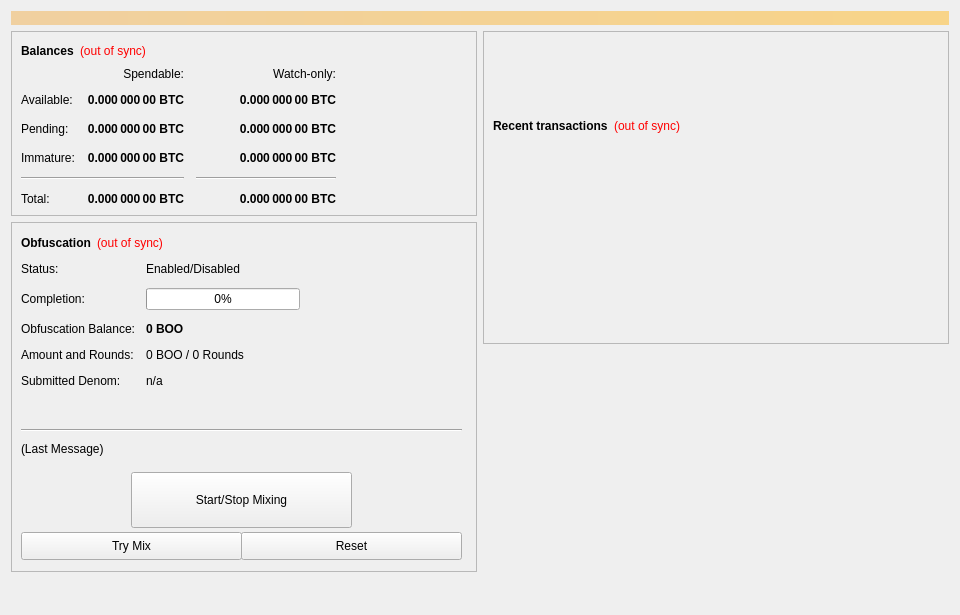
<?xml version="1.0" encoding="UTF-8"?>
<ui version="4.0">
 <class>OverviewPage</class>
 <widget class="QWidget" name="OverviewPage">
  <property name="geometry">
   <rect>
    <x>0</x>
    <y>0</y>
    <width>960</width>
    <height>615</height>
   </rect>
  </property>
  <property name="minimumSize">
   <size>
    <width>960</width>
    <height>0</height>
   </size>
  </property>
  <property name="windowTitle">
   <string>Form</string>
  </property>
  <layout class="QVBoxLayout" name="topLayout">
   <item>
    <widget class="QLabel" name="labelAlerts">
     <property name="visible">
      <bool>false</bool>
     </property>
     <property name="styleSheet">
      <string notr="true">background-color: qlineargradient(x1: 0, y1: 0, x2: 1, y2: 0, stop:0 #F0D0A0, stop:1 #F8D488); color:#000000;</string>
     </property>
     <property name="wordWrap">
      <bool>true</bool>
     </property>
     <property name="margin">
      <number>3</number>
     </property>
    </widget>
   </item>
   <item>
    <layout class="QHBoxLayout" name="horizontalLayout" stretch="1,1">
     <item>
      <layout class="QVBoxLayout" name="verticalLayout_2">
       <item>
        <widget class="QFrame" name="frame">
         <property name="frameShape">
          <enum>QFrame::StyledPanel</enum>
         </property>
         <property name="frameShadow">
          <enum>QFrame::Raised</enum>
         </property>
         <layout class="QVBoxLayout" name="verticalLayout_4">
          <item>
           <layout class="QHBoxLayout" name="horizontalLayout_4">
            <item>
             <widget class="QLabel" name="label_5">
              <property name="font">
               <font>
                <weight>75</weight>
                <bold>true</bold>
               </font>
              </property>
              <property name="text">
               <string>Balances</string>
              </property>
             </widget>
            </item>
            <item>
             <widget class="QLabel" name="labelWalletStatus">
              <property name="cursor">
               <cursorShape>WhatsThisCursor</cursorShape>
              </property>
              <property name="toolTip">
               <string>The displayed information may be out of date. Your wallet automatically synchronizes with the boom network after a connection is established, but this process has not completed yet.</string>
              </property>
              <property name="styleSheet">
               <string notr="true">QLabel { color: red; }</string>
              </property>
              <property name="text">
               <string notr="true">(out of sync)</string>
              </property>
              <property name="alignment">
               <set>Qt::AlignLeading|Qt::AlignLeft|Qt::AlignVCenter</set>
              </property>
             </widget>
            </item>
            <item>
             <spacer name="horizontalSpacer_3">
              <property name="orientation">
               <enum>Qt::Horizontal</enum>
              </property>
              <property name="sizeHint" stdset="0">
               <size>
                <width>40</width>
                <height>20</height>
               </size>
              </property>
             </spacer>
            </item>
           </layout>
          </item>
          <item>
           <layout class="QGridLayout" name="gridLayout">
            <property name="spacing">
             <number>12</number>
            </property>
            <item row="2" column="2">
             <widget class="QLabel" name="labelWatchPending">
              <property name="font">
               <font>
                <weight>75</weight>
                <bold>true</bold>
               </font>
              </property>
              <property name="cursor">
               <cursorShape>IBeamCursor</cursorShape>
              </property>
              <property name="toolTip">
               <string>Unconfirmed transactions to watch-only addresses</string>
              </property>
              <property name="text">
               <string notr="true">0.000 000 00 BTC</string>
              </property>
              <property name="alignment">
               <set>Qt::AlignRight|Qt::AlignTrailing|Qt::AlignVCenter</set>
              </property>
              <property name="textInteractionFlags">
               <set>Qt::LinksAccessibleByMouse|Qt::TextSelectableByKeyboard|Qt::TextSelectableByMouse</set>
              </property>
             </widget>
            </item>
            <item row="2" column="1">
             <widget class="QLabel" name="labelUnconfirmed">
              <property name="font">
               <font>
                <weight>75</weight>
                <bold>true</bold>
               </font>
              </property>
              <property name="cursor">
               <cursorShape>IBeamCursor</cursorShape>
              </property>
              <property name="toolTip">
               <string>Total of transactions that have yet to be confirmed, and do not yet count toward the spendable balance</string>
              </property>
              <property name="text">
               <string notr="true">0.000 000 00 BTC</string>
              </property>
              <property name="alignment">
               <set>Qt::AlignRight|Qt::AlignTrailing|Qt::AlignVCenter</set>
              </property>
              <property name="textInteractionFlags">
               <set>Qt::LinksAccessibleByMouse|Qt::TextSelectableByKeyboard|Qt::TextSelectableByMouse</set>
              </property>
             </widget>
            </item>
            <item row="3" column="2">
             <widget class="QLabel" name="labelWatchImmature">
              <property name="font">
               <font>
                <weight>75</weight>
                <bold>true</bold>
               </font>
              </property>
              <property name="cursor">
               <cursorShape>IBeamCursor</cursorShape>
              </property>
              <property name="toolTip">
               <string>Staked or masternode rewards in watch-only addresses that has not yet matured</string>
              </property>
              <property name="text">
               <string notr="true">0.000 000 00 BTC</string>
              </property>
              <property name="alignment">
               <set>Qt::AlignRight|Qt::AlignTrailing|Qt::AlignVCenter</set>
              </property>
              <property name="textInteractionFlags">
               <set>Qt::LinksAccessibleByMouse|Qt::TextSelectableByKeyboard|Qt::TextSelectableByMouse</set>
              </property>
             </widget>
            </item>
            <item row="4" column="0" colspan="2">
             <widget class="Line" name="lineSpendableBalance">
              <property name="orientation">
               <enum>Qt::Horizontal</enum>
              </property>
             </widget>
            </item>
            <item row="4" column="2">
             <widget class="Line" name="lineWatchBalance">
              <property name="sizePolicy">
               <sizepolicy hsizetype="Preferred" vsizetype="Fixed">
                <horstretch>0</horstretch>
                <verstretch>0</verstretch>
               </sizepolicy>
              </property>
              <property name="minimumSize">
               <size>
                <width>140</width>
                <height>0</height>
               </size>
              </property>
              <property name="orientation">
               <enum>Qt::Horizontal</enum>
              </property>
             </widget>
            </item>
            <item row="5" column="0">
             <widget class="QLabel" name="labelTotalText">
              <property name="text">
               <string>Total:</string>
              </property>
             </widget>
            </item>
            <item row="3" column="1">
             <widget class="QLabel" name="labelImmature">
              <property name="font">
               <font>
                <weight>75</weight>
                <bold>true</bold>
               </font>
              </property>
              <property name="cursor">
               <cursorShape>IBeamCursor</cursorShape>
              </property>
              <property name="toolTip">
               <string>Staked or masternode rewards that has not yet matured</string>
              </property>
              <property name="text">
               <string notr="true">0.000 000 00 BTC</string>
              </property>
              <property name="alignment">
               <set>Qt::AlignRight|Qt::AlignTrailing|Qt::AlignVCenter</set>
              </property>
              <property name="textInteractionFlags">
               <set>Qt::LinksAccessibleByMouse|Qt::TextSelectableByKeyboard|Qt::TextSelectableByMouse</set>
              </property>
             </widget>
            </item>
            <item row="2" column="3">
             <spacer name="horizontalSpacer_2">
              <property name="orientation">
               <enum>Qt::Horizontal</enum>
              </property>
              <property name="sizeHint" stdset="0">
               <size>
                <width>40</width>
                <height>20</height>
               </size>
              </property>
             </spacer>
            </item>
            <item row="3" column="0">
             <widget class="QLabel" name="labelImmatureText">
              <property name="text">
               <string>Immature:</string>
              </property>
             </widget>
            </item>
            <item row="5" column="1">
             <widget class="QLabel" name="labelTotal">
              <property name="font">
               <font>
                <weight>75</weight>
                <bold>true</bold>
               </font>
              </property>
              <property name="cursor">
               <cursorShape>IBeamCursor</cursorShape>
              </property>
              <property name="toolTip">
               <string>Your current total balance</string>
              </property>
              <property name="text">
               <string notr="true">0.000 000 00 BTC</string>
              </property>
              <property name="alignment">
               <set>Qt::AlignRight|Qt::AlignTrailing|Qt::AlignVCenter</set>
              </property>
              <property name="textInteractionFlags">
               <set>Qt::LinksAccessibleByMouse|Qt::TextSelectableByKeyboard|Qt::TextSelectableByMouse</set>
              </property>
             </widget>
            </item>
            <item row="5" column="2">
             <widget class="QLabel" name="labelWatchTotal">
              <property name="font">
               <font>
                <weight>75</weight>
                <bold>true</bold>
               </font>
              </property>
              <property name="cursor">
               <cursorShape>IBeamCursor</cursorShape>
              </property>
              <property name="toolTip">
               <string>Current total balance in watch-only addresses</string>
              </property>
              <property name="text">
               <string notr="true">0.000 000 00 BTC</string>
              </property>
              <property name="alignment">
               <set>Qt::AlignRight|Qt::AlignTrailing|Qt::AlignVCenter</set>
              </property>
              <property name="textInteractionFlags">
               <set>Qt::LinksAccessibleByMouse|Qt::TextSelectableByKeyboard|Qt::TextSelectableByMouse</set>
              </property>
             </widget>
            </item>
            <item row="0" column="2">
             <widget class="QLabel" name="labelWatchonly">
              <property name="text">
               <string>Watch-only:</string>
              </property>
              <property name="alignment">
               <set>Qt::AlignRight|Qt::AlignTrailing|Qt::AlignVCenter</set>
              </property>
             </widget>
            </item>
            <item row="1" column="0">
             <widget class="QLabel" name="labelBalanceText">
              <property name="text">
               <string>Available:</string>
              </property>
             </widget>
            </item>
            <item row="1" column="1">
             <widget class="QLabel" name="labelBalance">
              <property name="font">
               <font>
                <weight>75</weight>
                <bold>true</bold>
               </font>
              </property>
              <property name="cursor">
               <cursorShape>IBeamCursor</cursorShape>
              </property>
              <property name="toolTip">
               <string>Your current spendable balance</string>
              </property>
              <property name="text">
               <string notr="true">0.000 000 00 BTC</string>
              </property>
              <property name="alignment">
               <set>Qt::AlignRight|Qt::AlignTrailing|Qt::AlignVCenter</set>
              </property>
              <property name="textInteractionFlags">
               <set>Qt::LinksAccessibleByMouse|Qt::TextSelectableByKeyboard|Qt::TextSelectableByMouse</set>
              </property>
             </widget>
            </item>
            <item row="1" column="2">
             <widget class="QLabel" name="labelWatchAvailable">
              <property name="font">
               <font>
                <weight>75</weight>
                <bold>true</bold>
               </font>
              </property>
              <property name="cursor">
               <cursorShape>IBeamCursor</cursorShape>
              </property>
              <property name="toolTip">
               <string>Your current balance in watch-only addresses</string>
              </property>
              <property name="text">
               <string notr="true">0.000 000 00 BTC</string>
              </property>
              <property name="alignment">
               <set>Qt::AlignRight|Qt::AlignTrailing|Qt::AlignVCenter</set>
              </property>
              <property name="textInteractionFlags">
               <set>Qt::LinksAccessibleByMouse|Qt::TextSelectableByKeyboard|Qt::TextSelectableByMouse</set>
              </property>
             </widget>
            </item>
            <item row="2" column="0">
             <widget class="QLabel" name="labelPendingText">
              <property name="text">
               <string>Pending:</string>
              </property>
             </widget>
            </item>
            <item row="0" column="1">
             <widget class="QLabel" name="labelSpendable">
              <property name="text">
               <string>Spendable:</string>
              </property>
              <property name="alignment">
               <set>Qt::AlignRight|Qt::AlignTrailing|Qt::AlignVCenter</set>
              </property>
             </widget>
            </item>
           </layout>
          </item>
         </layout>
        </widget>
       </item>
       <item>
        <widget class="QFrame" name="frameObfuscation">
         <property name="minimumSize">
          <size>
           <width>0</width>
           <height>350</height>
          </size>
         </property>
         <property name="layoutDirection">
          <enum>Qt::LeftToRight</enum>
         </property>
         <property name="frameShape">
          <enum>QFrame::StyledPanel</enum>
         </property>
         <property name="frameShadow">
          <enum>QFrame::Raised</enum>
         </property>
         <widget class="QWidget" name="formLayoutWidget">
          <property name="geometry">
           <rect>
            <x>10</x>
            <y>40</y>
            <width>451</width>
            <height>161</height>
           </rect>
          </property>
          <layout class="QFormLayout" name="formLayout">
           <property name="fieldGrowthPolicy">
            <enum>QFormLayout::AllNonFixedFieldsGrow</enum>
           </property>
           <property name="horizontalSpacing">
            <number>11</number>
           </property>
           <property name="verticalSpacing">
            <number>12</number>
           </property>
           <item row="0" column="0">
            <widget class="QLabel" name="label_6">
             <property name="text">
              <string>Status:</string>
             </property>
            </widget>
           </item>
           <item row="1" column="0">
            <widget class="QLabel" name="label_7">
             <property name="text">
              <string>Completion:</string>
             </property>
            </widget>
           </item>
           <item row="1" column="1">
            <widget class="QProgressBar" name="obfuscationProgress">
             <property name="maximumSize">
              <size>
               <width>154</width>
               <height>16777215</height>
              </size>
             </property>
             <property name="value">
              <number>0</number>
             </property>
            </widget>
           </item>
           <item row="2" column="0">
            <widget class="QLabel" name="labelAnonymizedText">
             <property name="text">
              <string>Obfuscation Balance:</string>
             </property>
            </widget>
           </item>
           <item row="2" column="1">
            <widget class="QLabel" name="labelAnonymized">
             <property name="font">
              <font>
               <weight>75</weight>
               <bold>true</bold>
              </font>
             </property>
             <property name="text">
              <string notr="true">0 BOO</string>
             </property>
            </widget>
           </item>
           <item row="3" column="0">
            <widget class="QLabel" name="label_8">
             <property name="text">
              <string>Amount and Rounds:</string>
             </property>
            </widget>
           </item>
           <item row="3" column="1">
            <widget class="QLabel" name="labelAmountRounds">
             <property name="text">
              <string>0 BOO / 0 Rounds</string>
             </property>
            </widget>
           </item>
           <item row="4" column="0">
            <widget class="QLabel" name="label_9">
             <property name="text">
              <string>Submitted Denom:</string>
             </property>
            </widget>
           </item>
           <item row="4" column="1">
            <widget class="QLabel" name="labelSubmittedDenom">
             <property name="toolTip">
              <string>The denominations you submitted to the Masternode.&lt;br&gt;To mix, other users must submit the exact same denominations.</string>
             </property>
             <property name="text">
              <string>n/a</string>
             </property>
            </widget>
           </item>
           <item row="0" column="1">
            <widget class="QLabel" name="obfuscationEnabled">
             <property name="text">
              <string>Enabled/Disabled</string>
             </property>
            </widget>
           </item>
          </layout>
         </widget>
         <widget class="QPushButton" name="runAutoDenom">
          <property name="geometry">
           <rect>
            <x>251</x>
            <y>17</y>
            <width>1</width>
            <height>1</height>
           </rect>
          </property>
          <property name="palette">
           <palette>
            <active>
             <colorrole role="WindowText">
              <brush brushstyle="SolidPattern">
               <color alpha="255">
                <red>0</red>
                <green>0</green>
                <blue>0</blue>
               </color>
              </brush>
             </colorrole>
             <colorrole role="Button">
              <brush brushstyle="SolidPattern">
               <color alpha="255">
                <red>239</red>
                <green>238</green>
                <blue>238</blue>
               </color>
              </brush>
             </colorrole>
             <colorrole role="Light">
              <brush brushstyle="SolidPattern">
               <color alpha="255">
                <red>255</red>
                <green>255</green>
                <blue>255</blue>
               </color>
              </brush>
             </colorrole>
             <colorrole role="Midlight">
              <brush brushstyle="SolidPattern">
               <color alpha="255">
                <red>247</red>
                <green>246</green>
                <blue>246</blue>
               </color>
              </brush>
             </colorrole>
             <colorrole role="Dark">
              <brush brushstyle="SolidPattern">
               <color alpha="255">
                <red>119</red>
                <green>119</green>
                <blue>119</blue>
               </color>
              </brush>
             </colorrole>
             <colorrole role="Mid">
              <brush brushstyle="SolidPattern">
               <color alpha="255">
                <red>159</red>
                <green>159</green>
                <blue>159</blue>
               </color>
              </brush>
             </colorrole>
             <colorrole role="Text">
              <brush brushstyle="SolidPattern">
               <color alpha="255">
                <red>0</red>
                <green>0</green>
                <blue>0</blue>
               </color>
              </brush>
             </colorrole>
             <colorrole role="BrightText">
              <brush brushstyle="SolidPattern">
               <color alpha="255">
                <red>255</red>
                <green>255</green>
                <blue>255</blue>
               </color>
              </brush>
             </colorrole>
             <colorrole role="ButtonText">
              <brush brushstyle="SolidPattern">
               <color alpha="255">
                <red>0</red>
                <green>0</green>
                <blue>0</blue>
               </color>
              </brush>
             </colorrole>
             <colorrole role="Base">
              <brush brushstyle="SolidPattern">
               <color alpha="255">
                <red>255</red>
                <green>255</green>
                <blue>255</blue>
               </color>
              </brush>
             </colorrole>
             <colorrole role="Window">
              <brush brushstyle="SolidPattern">
               <color alpha="255">
                <red>239</red>
                <green>238</green>
                <blue>238</blue>
               </color>
              </brush>
             </colorrole>
             <colorrole role="Shadow">
              <brush brushstyle="SolidPattern">
               <color alpha="255">
                <red>0</red>
                <green>0</green>
                <blue>0</blue>
               </color>
              </brush>
             </colorrole>
             <colorrole role="AlternateBase">
              <brush brushstyle="SolidPattern">
               <color alpha="255">
                <red>247</red>
                <green>246</green>
                <blue>246</blue>
               </color>
              </brush>
             </colorrole>
             <colorrole role="ToolTipBase">
              <brush brushstyle="SolidPattern">
               <color alpha="255">
                <red>255</red>
                <green>255</green>
                <blue>220</blue>
               </color>
              </brush>
             </colorrole>
             <colorrole role="ToolTipText">
              <brush brushstyle="SolidPattern">
               <color alpha="255">
                <red>0</red>
                <green>0</green>
                <blue>0</blue>
               </color>
              </brush>
             </colorrole>
            </active>
            <inactive>
             <colorrole role="WindowText">
              <brush brushstyle="SolidPattern">
               <color alpha="255">
                <red>0</red>
                <green>0</green>
                <blue>0</blue>
               </color>
              </brush>
             </colorrole>
             <colorrole role="Button">
              <brush brushstyle="SolidPattern">
               <color alpha="255">
                <red>239</red>
                <green>238</green>
                <blue>238</blue>
               </color>
              </brush>
             </colorrole>
             <colorrole role="Light">
              <brush brushstyle="SolidPattern">
               <color alpha="255">
                <red>255</red>
                <green>255</green>
                <blue>255</blue>
               </color>
              </brush>
             </colorrole>
             <colorrole role="Midlight">
              <brush brushstyle="SolidPattern">
               <color alpha="255">
                <red>247</red>
                <green>246</green>
                <blue>246</blue>
               </color>
              </brush>
             </colorrole>
             <colorrole role="Dark">
              <brush brushstyle="SolidPattern">
               <color alpha="255">
                <red>119</red>
                <green>119</green>
                <blue>119</blue>
               </color>
              </brush>
             </colorrole>
             <colorrole role="Mid">
              <brush brushstyle="SolidPattern">
               <color alpha="255">
                <red>159</red>
                <green>159</green>
                <blue>159</blue>
               </color>
              </brush>
             </colorrole>
             <colorrole role="Text">
              <brush brushstyle="SolidPattern">
               <color alpha="255">
                <red>0</red>
                <green>0</green>
                <blue>0</blue>
               </color>
              </brush>
             </colorrole>
             <colorrole role="BrightText">
              <brush brushstyle="SolidPattern">
               <color alpha="255">
                <red>255</red>
                <green>255</green>
                <blue>255</blue>
               </color>
              </brush>
             </colorrole>
             <colorrole role="ButtonText">
              <brush brushstyle="SolidPattern">
               <color alpha="255">
                <red>0</red>
                <green>0</green>
                <blue>0</blue>
               </color>
              </brush>
             </colorrole>
             <colorrole role="Base">
              <brush brushstyle="SolidPattern">
               <color alpha="255">
                <red>255</red>
                <green>255</green>
                <blue>255</blue>
               </color>
              </brush>
             </colorrole>
             <colorrole role="Window">
              <brush brushstyle="SolidPattern">
               <color alpha="255">
                <red>239</red>
                <green>238</green>
                <blue>238</blue>
               </color>
              </brush>
             </colorrole>
             <colorrole role="Shadow">
              <brush brushstyle="SolidPattern">
               <color alpha="255">
                <red>0</red>
                <green>0</green>
                <blue>0</blue>
               </color>
              </brush>
             </colorrole>
             <colorrole role="AlternateBase">
              <brush brushstyle="SolidPattern">
               <color alpha="255">
                <red>247</red>
                <green>246</green>
                <blue>246</blue>
               </color>
              </brush>
             </colorrole>
             <colorrole role="ToolTipBase">
              <brush brushstyle="SolidPattern">
               <color alpha="255">
                <red>255</red>
                <green>255</green>
                <blue>220</blue>
               </color>
              </brush>
             </colorrole>
             <colorrole role="ToolTipText">
              <brush brushstyle="SolidPattern">
               <color alpha="255">
                <red>0</red>
                <green>0</green>
                <blue>0</blue>
               </color>
              </brush>
             </colorrole>
            </inactive>
            <disabled>
             <colorrole role="WindowText">
              <brush brushstyle="SolidPattern">
               <color alpha="255">
                <red>119</red>
                <green>119</green>
                <blue>119</blue>
               </color>
              </brush>
             </colorrole>
             <colorrole role="Button">
              <brush brushstyle="SolidPattern">
               <color alpha="255">
                <red>239</red>
                <green>238</green>
                <blue>238</blue>
               </color>
              </brush>
             </colorrole>
             <colorrole role="Light">
              <brush brushstyle="SolidPattern">
               <color alpha="255">
                <red>255</red>
                <green>255</green>
                <blue>255</blue>
               </color>
              </brush>
             </colorrole>
             <colorrole role="Midlight">
              <brush brushstyle="SolidPattern">
               <color alpha="255">
                <red>247</red>
                <green>246</green>
                <blue>246</blue>
               </color>
              </brush>
             </colorrole>
             <colorrole role="Dark">
              <brush brushstyle="SolidPattern">
               <color alpha="255">
                <red>119</red>
                <green>119</green>
                <blue>119</blue>
               </color>
              </brush>
             </colorrole>
             <colorrole role="Mid">
              <brush brushstyle="SolidPattern">
               <color alpha="255">
                <red>159</red>
                <green>159</green>
                <blue>159</blue>
               </color>
              </brush>
             </colorrole>
             <colorrole role="Text">
              <brush brushstyle="SolidPattern">
               <color alpha="255">
                <red>119</red>
                <green>119</green>
                <blue>119</blue>
               </color>
              </brush>
             </colorrole>
             <colorrole role="BrightText">
              <brush brushstyle="SolidPattern">
               <color alpha="255">
                <red>255</red>
                <green>255</green>
                <blue>255</blue>
               </color>
              </brush>
             </colorrole>
             <colorrole role="ButtonText">
              <brush brushstyle="SolidPattern">
               <color alpha="255">
                <red>119</red>
                <green>119</green>
                <blue>119</blue>
               </color>
              </brush>
             </colorrole>
             <colorrole role="Base">
              <brush brushstyle="SolidPattern">
               <color alpha="255">
                <red>239</red>
                <green>238</green>
                <blue>238</blue>
               </color>
              </brush>
             </colorrole>
             <colorrole role="Window">
              <brush brushstyle="SolidPattern">
               <color alpha="255">
                <red>239</red>
                <green>238</green>
                <blue>238</blue>
               </color>
              </brush>
             </colorrole>
             <colorrole role="Shadow">
              <brush brushstyle="SolidPattern">
               <color alpha="255">
                <red>0</red>
                <green>0</green>
                <blue>0</blue>
               </color>
              </brush>
             </colorrole>
             <colorrole role="AlternateBase">
              <brush brushstyle="SolidPattern">
               <color alpha="255">
                <red>239</red>
                <green>238</green>
                <blue>238</blue>
               </color>
              </brush>
             </colorrole>
             <colorrole role="ToolTipBase">
              <brush brushstyle="SolidPattern">
               <color alpha="255">
                <red>255</red>
                <green>255</green>
                <blue>220</blue>
               </color>
              </brush>
             </colorrole>
             <colorrole role="ToolTipText">
              <brush brushstyle="SolidPattern">
               <color alpha="255">
                <red>0</red>
                <green>0</green>
                <blue>0</blue>
               </color>
              </brush>
             </colorrole>
            </disabled>
           </palette>
          </property>
          <property name="focusPolicy">
           <enum>Qt::NoFocus</enum>
          </property>
          <property name="autoFillBackground">
           <bool>true</bool>
          </property>
          <property name="text">
           <string/>
          </property>
          <property name="flat">
           <bool>true</bool>
          </property>
         </widget>
         <widget class="QPushButton" name="toggleObfuscation">
          <property name="geometry">
           <rect>
            <x>120</x>
            <y>250</y>
            <width>221</width>
            <height>56</height>
           </rect>
          </property>
          <property name="sizePolicy">
           <sizepolicy hsizetype="MinimumExpanding" vsizetype="Fixed">
            <horstretch>0</horstretch>
            <verstretch>0</verstretch>
           </sizepolicy>
          </property>
          <property name="text">
           <string>Start/Stop Mixing</string>
          </property>
         </widget>
         <widget class="Line" name="lineLastMessage">
          <property name="geometry">
           <rect>
            <x>10</x>
            <y>200</y>
            <width>441</width>
            <height>16</height>
           </rect>
          </property>
          <property name="orientation">
           <enum>Qt::Horizontal</enum>
          </property>
         </widget>
         <widget class="QLabel" name="obfuscationStatus">
          <property name="geometry">
           <rect>
            <x>10</x>
            <y>220</y>
            <width>451</width>
            <height>61</height>
           </rect>
          </property>
          <property name="minimumSize">
           <size>
            <width>288</width>
            <height>43</height>
           </size>
          </property>
          <property name="text">
           <string>(Last Message)</string>
          </property>
          <property name="alignment">
           <set>Qt::AlignLeading|Qt::AlignLeft|Qt::AlignTop</set>
          </property>
          <property name="wordWrap">
           <bool>true</bool>
          </property>
         </widget>
         <widget class="QPushButton" name="obfuscationAuto">
          <property name="geometry">
           <rect>
            <x>10</x>
            <y>310</y>
            <width>221</width>
            <height>28</height>
           </rect>
          </property>
          <property name="sizePolicy">
           <sizepolicy hsizetype="MinimumExpanding" vsizetype="Fixed">
            <horstretch>0</horstretch>
            <verstretch>0</verstretch>
           </sizepolicy>
          </property>
          <property name="toolTip">
           <string>Try to manually submit a Obfuscation request.</string>
          </property>
          <property name="text">
           <string>Try Mix</string>
          </property>
         </widget>
         <widget class="QPushButton" name="obfuscationReset">
          <property name="geometry">
           <rect>
            <x>230</x>
            <y>310</y>
            <width>221</width>
            <height>28</height>
           </rect>
          </property>
          <property name="sizePolicy">
           <sizepolicy hsizetype="MinimumExpanding" vsizetype="Fixed">
            <horstretch>0</horstretch>
            <verstretch>0</verstretch>
           </sizepolicy>
          </property>
          <property name="toolTip">
           <string>Reset the current status of Obfuscation (can interrupt Obfuscation if it's in the process of Mixing, which can cost you money!)</string>
          </property>
          <property name="autoFillBackground">
           <bool>false</bool>
          </property>
          <property name="text">
           <string>Reset</string>
          </property>
         </widget>
         <widget class="QWidget" name="layoutWidget">
          <property name="geometry">
           <rect>
            <x>10</x>
            <y>10</y>
            <width>431</width>
            <height>22</height>
           </rect>
          </property>
          <layout class="QHBoxLayout" name="horizontalLayout_5">
           <item>
            <widget class="QLabel" name="label_2">
             <property name="font">
              <font>
               <weight>75</weight>
               <bold>true</bold>
              </font>
             </property>
             <property name="text">
              <string>Obfuscation</string>
             </property>
            </widget>
           </item>
           <item>
            <widget class="QLabel" name="labelObfuscationSyncStatus">
             <property name="toolTip">
              <string>The displayed information may be out of date. Your wallet automatically synchronizes with the boom network after a connection is established, but this process has not completed yet.</string>
             </property>
             <property name="styleSheet">
              <string notr="true">QLabel { color: red; }</string>
             </property>
             <property name="text">
              <string notr="true">(out of sync)</string>
             </property>
             <property name="alignment">
              <set>Qt::AlignLeading|Qt::AlignLeft|Qt::AlignVCenter</set>
             </property>
            </widget>
           </item>
           <item>
            <spacer name="horizontalSpacer_4">
             <property name="orientation">
              <enum>Qt::Horizontal</enum>
             </property>
             <property name="sizeHint" stdset="0">
              <size>
               <width>40</width>
               <height>20</height>
              </size>
             </property>
            </spacer>
           </item>
          </layout>
         </widget>
        </widget>
       </item>
       <item>
        <spacer name="verticalSpacer">
         <property name="orientation">
          <enum>Qt::Vertical</enum>
         </property>
         <property name="sizeHint" stdset="0">
          <size>
           <width>20</width>
           <height>40</height>
          </size>
         </property>
        </spacer>
       </item>
      </layout>
     </item>
     <item>
      <layout class="QVBoxLayout" name="verticalLayout_3">
       <item>
        <widget class="QFrame" name="frame_2">
         <property name="frameShape">
          <enum>QFrame::StyledPanel</enum>
         </property>
         <property name="frameShadow">
          <enum>QFrame::Raised</enum>
         </property>
         <layout class="QVBoxLayout" name="verticalLayout">
          <item>
           <spacer name="verticalSpacer_3">
            <property name="orientation">
             <enum>Qt::Vertical</enum>
            </property>
            <property name="sizeType">
             <enum>QSizePolicy::Fixed</enum>
            </property>
            <property name="sizeHint" stdset="0">
             <size>
              <width>20</width>
              <height>75</height>
             </size>
            </property>
           </spacer>
          </item>
          <item>
           <layout class="QHBoxLayout" name="horizontalLayout_2">
            <item>
             <widget class="QLabel" name="label_4">
              <property name="font">
               <font>
                <weight>75</weight>
                <bold>true</bold>
               </font>
              </property>
              <property name="text">
               <string>Recent transactions</string>
              </property>
             </widget>
            </item>
            <item>
             <widget class="QLabel" name="labelTransactionsStatus">
              <property name="cursor">
               <cursorShape>WhatsThisCursor</cursorShape>
              </property>
              <property name="toolTip">
               <string>The displayed information may be out of date. Your wallet automatically synchronizes with the boom network after a connection is established, but this process has not completed yet.</string>
              </property>
              <property name="styleSheet">
               <string notr="true">QLabel { color: red; }</string>
              </property>
              <property name="text">
               <string notr="true">(out of sync)</string>
              </property>
              <property name="alignment">
               <set>Qt::AlignRight|Qt::AlignTrailing|Qt::AlignVCenter</set>
              </property>
             </widget>
            </item>
            <item>
             <spacer name="horizontalSpacer">
              <property name="orientation">
               <enum>Qt::Horizontal</enum>
              </property>
              <property name="sizeHint" stdset="0">
               <size>
                <width>40</width>
                <height>20</height>
               </size>
              </property>
             </spacer>
            </item>
           </layout>
          </item>
          <item>
           <widget class="QListView" name="listTransactions">
            <property name="styleSheet">
             <string notr="true">QListView { background: transparent; }</string>
            </property>
            <property name="frameShape">
             <enum>QFrame::NoFrame</enum>
            </property>
            <property name="verticalScrollBarPolicy">
             <enum>Qt::ScrollBarAlwaysOff</enum>
            </property>
            <property name="horizontalScrollBarPolicy">
             <enum>Qt::ScrollBarAlwaysOff</enum>
            </property>
            <property name="selectionMode">
             <enum>QAbstractItemView::NoSelection</enum>
            </property>
           </widget>
          </item>
         </layout>
        </widget>
       </item>
       <item>
        <spacer name="verticalSpacer_2">
         <property name="orientation">
          <enum>Qt::Vertical</enum>
         </property>
         <property name="sizeType">
          <enum>QSizePolicy::Expanding</enum>
         </property>
         <property name="sizeHint" stdset="0">
          <size>
           <width>20</width>
           <height>40</height>
          </size>
         </property>
        </spacer>
       </item>
      </layout>
     </item>
    </layout>
   </item>
  </layout>
 </widget>
 <resources/>
 <connections/>
</ui>
